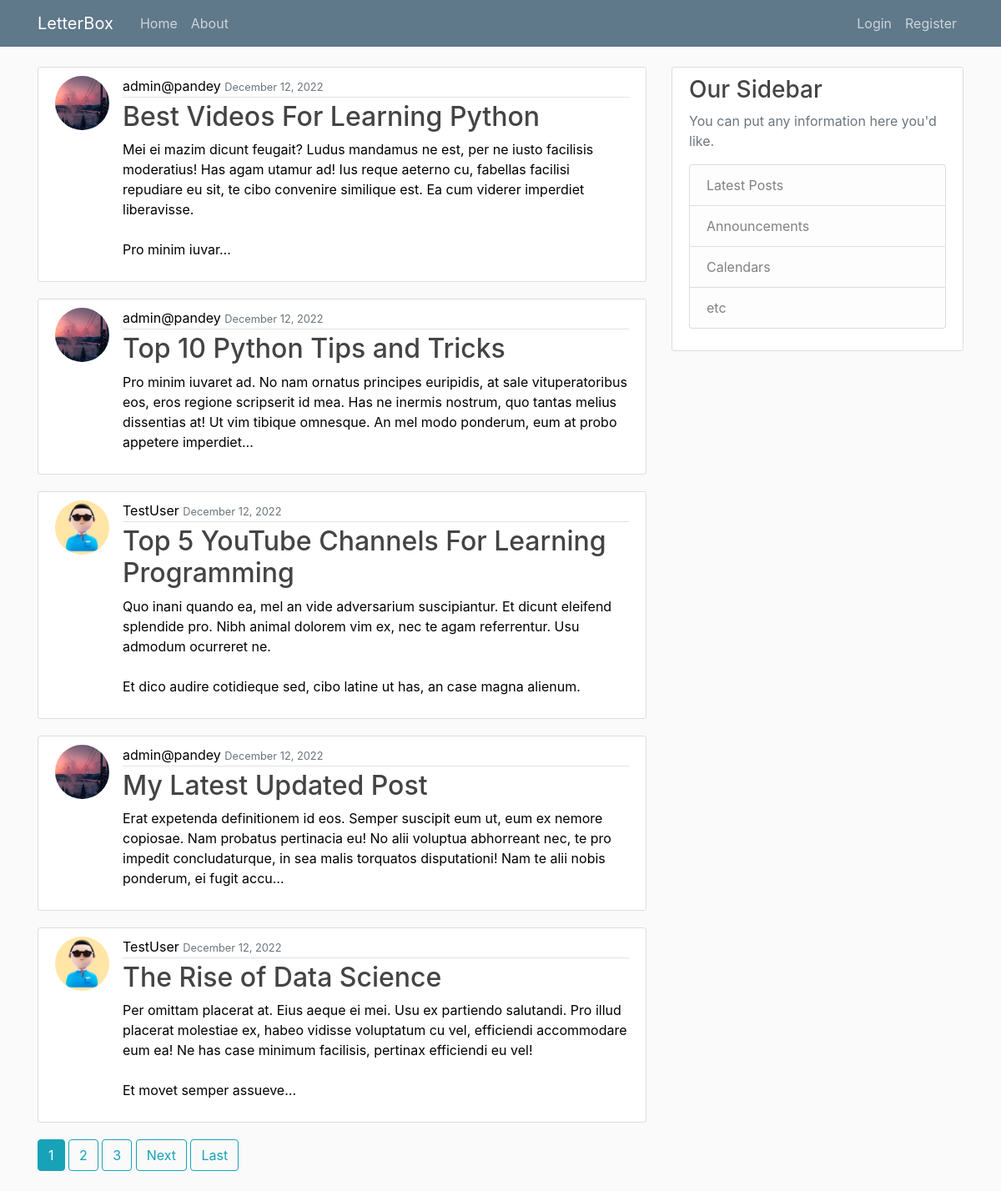
The page / on the database its author committed.
### blog/models.py (models this page shows, shortened)
class Posts(models.Model):
    title = models.CharField(max_length=100)
    content = models.TextField()
    date_posted = models.DateTimeField(default=timezone.now)
    author = models.ForeignKey(User, on_delete=models.CASCADE)

### users/models.py (models this page shows, shortened)
class Profile(models.Model):
    user = models.OneToOneField(User, on_delete=models.CASCADE)
    image = models.ImageField(default='default.jpg', upload_to='profile_pics')
    ''' Comments - container body for the comments is a field.CASCADE window '''

### blog/views.py (the view)
# urls.py: path('', PostsListView.as_view(), name='blog-home'),
class PostsListView(ListView):
    model = Posts
    template_name = 'blogs/index.html'
    context_object_name = 'posts'
    ordering = ['-date_posted']   # this will order the posts in the defined way
    paginate_by = 5

### templates/blogs/index.html (shortened to what this page needs)
{% extends "blogs/base.html" %}
{% block content %}
    {% for post in posts %}
        <article class="media content-section">
          <img class="rounded-circle article-img" src="{{post.author.profile.image.url}}" alt="logo">
          <div class="media-body">
            <div class="article-metadata">
              {% if user.is_anonymous %}
                <span>{{ post.author }}</span>
              {% elif user.is_authenticated%}
                {% if user.username == post.author.username%}
                <a class="mr-2" href="{% url 'user-posts' post.author.username %}">{{ post.author }}</a>
                {% else %}
                <span>{{post.author}}</span>
                {% endif %}
              {% else %}
                <span>{{ post.author }}</span>
              {% endif %}
              <small class="text-muted">{{ post.date_posted | date:'F d, Y' }}</small>
            </div>
            <h2><a class="article-title" href="{% url 'post-detail' post.id %}">{{ post.title }}</a></h2>
            <p class="article-content">{{ post.content | truncatechars:255 }}</p>
          </div>
        </article>
    {% endfor %}
    {% if is_paginated %}
        {% for num in page_obj.paginator.page_range%}
          {% if page_obj.number == num %}
            <a class="btn btn-info mb-4" href="?page={{num}}">{{ num }}</a>
            {% elif num  > page_obj.number|add:'-3'  and  num < page_obj.number|add:'3'%}
              <a class="btn btn-outline-info mb-4" href="?page={{num}}">{{ num }}</a>
          {% endif %}
        {% endfor %}
        {% if page_obj.has_next %}
          <a class="btn btn-outline-info mb-4" href="?page={{ page_obj.next_page_number }}">Next</a>
          <a class="btn btn-outline-info mb-4" href="?page={{ page_obj.paginator.num_pages }}">Last</a>
        {% endif %}
    {% endif %}
{% endblock content %}

### templates/blogs/base.html (shortened to what this page needs)
{% load static %}
<!DOCTYPE html>
<html>
<head>
    <link rel="stylesheet" href="https://maxcdn.bootstrapcdn.com/bootstrap/4.0.0/css/bootstrap.min.css">
    <link rel="stylesheet" type="text/css" href="{% static 'blogs/main.css' %}">
</head>
<body>
    <header class="site-header">
      <nav class="navbar navbar-expand-md navbar-dark bg-steel fixed-top">
        <div class="container">
          <a class="navbar-brand mr-4" href="{% url 'blog-home' %}">LetterBox</a>
          <div class="collapse navbar-collapse" id="navbarToggle">
            <div class="navbar-nav mr-auto">
              <a class="nav-item nav-link" href="{% url 'blog-home' %}">Home</a>
              <a class="nav-item nav-link" href="{% url 'blog-about' %}">About</a>
            </div>
            <div class="navbar-nav">
              {% if user.is_authenticated %}
              <a class="nav-item nav-link" href="{% url 'post-create' %}">Create</a>
              <a class="nav-item nav-link" href="{% url 'profile' %}">Profile</a>
              <a class="nav-item nav-link" href="{% url 'logout' %}">Logout</a>
              {% else %}
                <a class="nav-item nav-link" href="{% url 'login' %}">Login</a>
                <a class="nav-item nav-link" href="{% url 'register' %}">Register</a>
              {% endif %}
            </div>
          </div>
        </div>
      </nav>
    </header>
    <main role="main" class="container">
      <div class="row">
        <div class="col-md-8">
          {% block content %}{% endblock %}
        </div>
        <div class="col-md-4">
          <div class="content-section">
            <h3>Our Sidebar</h3>
            <p class='text-muted'>You can put any information here you'd like.
              <ul class="list-group">
                <li class="list-group-item list-group-item-light">Latest Posts</li>
                <li class="list-group-item list-group-item-light">Announcements</li>
                <li class="list-group-item list-group-item-light">Calendars</li>
                <li class="list-group-item list-group-item-light">etc</li>
              </ul>
            </p>
          </div>
        </div>
      </div>
    </main>
</body>
</html>

### static/blogs/main.css (style rules this page uses)
* { color: black; }
body { background: #fafafa; color: #333333; margin-top: 5rem; }
h1, h2, h3, h4, h5, h6 { color: #444444; }
ul { margin: 0; }
.bg-steel { background-color: #5f788a; }
.site-header .navbar-nav .nav-link { color: #cbd5db; }
.content-section { background: #ffffff; padding: 10px 20px; border: 1px solid #dddddd; border-radius: 3px; margin-bottom: 20px; }
.article-title { color: #444444; }
.article-content { white-space: pre-line; }
.article-img { height: 65px; width: 65px; margin-right: 16px; }
.article-metadata { padding-bottom: 1px; margin-bottom: 4px; border-bottom: 1px solid #e3e3e3 }

### rows shown on the page
Posts: author.profile.image (picture), author "admin@pandey", date_posted "December 12, 2022", title "Best Videos For Learning Python", content "Mei ei mazim dicunt feugait? Ludus mandamus ne est, per ne iusto facilisis moderatius! Has agam utamur ad! Ius reque aeterno cu, fabellas facilisi repudiare eu sit, te cibo convenire similique est. Ea cum viderer imperdiet liberavisse. Pro minim iuvar…"
Posts: author.profile.image (picture), author "admin@pandey", date_posted "December 12, 2022", title "Top 10 Python Tips and Tricks", content "Pro minim iuvaret ad. No nam ornatus principes euripidis, at sale vituperatoribus eos, eros regione scripserit id mea. Has ne inermis nostrum, quo tantas melius dissentias at! Ut vim tibique omnesque. An mel modo ponderum, eum at probo appetere imperdiet…"
Posts: author.profile.image (placeholder picture), author "TestUser", date_posted "December 12, 2022", title "Top 5 YouTube Channels For Learning Programming", content "Quo inani quando ea, mel an vide adversarium suscipiantur. Et dicunt eleifend splendide pro. Nibh animal dolorem vim ex, nec te agam referrentur. Usu admodum ocurreret ne. Et dico audire cotidieque sed, cibo latine ut has, an case magna alienum."
Posts: author.profile.image (picture), author "admin@pandey", date_posted "December 12, 2022", title "My Latest Updated Post", content "Erat expetenda definitionem id eos. Semper suscipit eum ut, eum ex nemore copiosae. Nam probatus pertinacia eu! No alii voluptua abhorreant nec, te pro impedit concludaturque, in sea malis torquatos disputationi! Nam te alii nobis ponderum, ei fugit accu…"
Posts: author.profile.image (placeholder picture), author "TestUser", date_posted "December 12, 2022", title "The Rise of Data Science", content "Per omittam placerat at. Eius aeque ei mei. Usu ex partiendo salutandi. Pro illud placerat molestiae ex, habeo vidisse voluptatum cu vel, efficiendi accommodare eum ea! Ne has case minimum facilisis, pertinax efficiendi eu vel! Et movet semper assueve…"

### other values the page prints
{{ num }} "1"
{{ num }} "2" "3"
